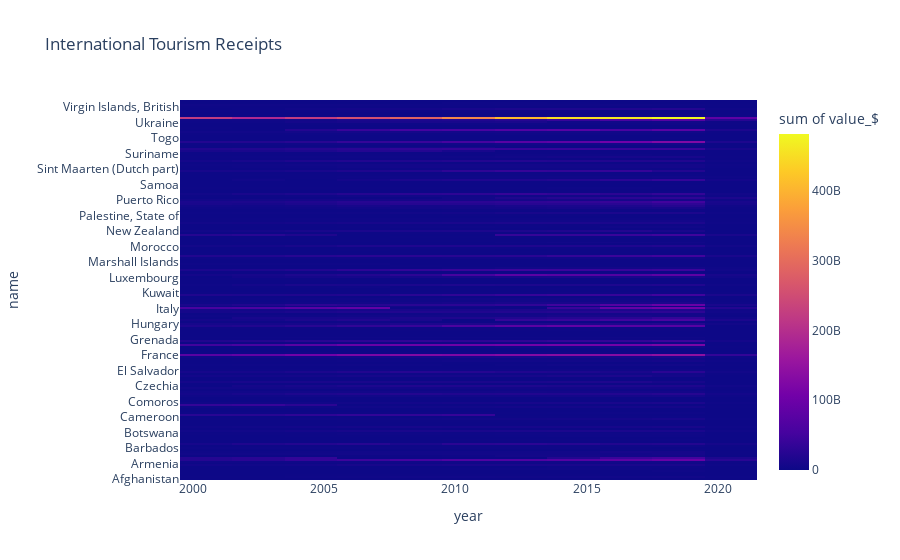

Notebook cell for this chart:
### Code cell
heatmap_data = filtered_df.groupby(['name', 'year'])['value_$'].sum().reset_index()
fig = px.density_heatmap(heatmap_data, x='year', y='name', z='value_$', title='International Tourism Receipts')
fig.show()

### Figure 1 — Plotly figure (JSON) as saved in the notebook; plotly's stock layout.template omitted (floating-point values rounded to 4 significant figures; data arrays with more than 128 entries replaced by an {"elided": "..."} marker saying what was removed)
{"data": [{"coloraxis": "coloraxis", "histfunc": "sum", "hovertemplate": "year=%{x}<br>name=%{y}<br>sum of value_$=%{z}<extra></extra>", "name": "", "type": "histogram2d", "x": {"elided": "3419 int values"}, "xaxis": "x", "xbingroup": "x", "y": {"elided": "3419 str values"}, "yaxis": "y", "ybingroup": "y", "z": {"elided": "3419 float values"}}], "layout": {"coloraxis": {"colorbar": {"title": {"text": "sum of value_$"}}, "colorscale": [[0, "#0d0887"], [0.1111, "#46039f"], [0.2222, "#7201a8"], [0.3333, "#9c179e"], [0.4444, "#bd3786"], [0.5556, "#d8576b"], [0.6667, "#ed7953"], [0.7778, "#fb9f3a"], [0.8889, "#fdca26"], [1, "#f0f921"]]}, "legend": {"tracegroupgap": 0}, "title": {"text": "International Tourism Receipts"}, "xaxis": {"anchor": "y", "domain": [0, 1], "title": {"text": "year"}}, "yaxis": {"anchor": "x", "domain": [0, 1], "title": {"text": "name"}}}}
